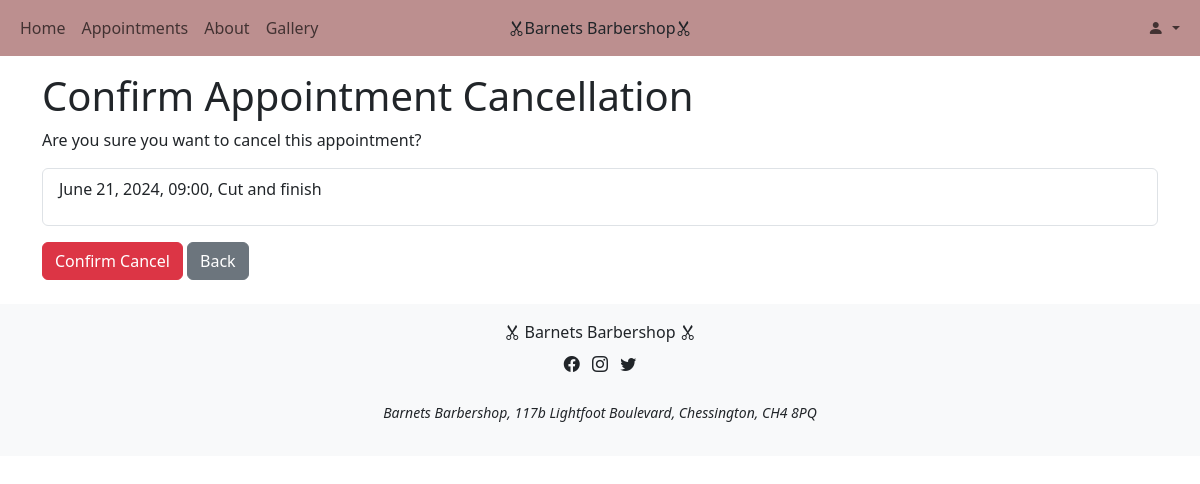
The app's page /appointments/appointments/1/cancel/ with its own data.
### appointments/models.py (models this page shows, shortened)
class appointment_booking(models.Model):
    user = models.ForeignKey(User, on_delete=models.CASCADE)
    name = models.CharField(max_length=200)
    email = models.EmailField()
    service = models.IntegerField(choices=SERVICE_OPTIONS, default=0)
    date = models.DateField(default=timezone.now)
    time = models.CharField(max_length=10, choices=TIME_SLOTS, default="09:00")
    notes = models.TextField(blank=True)
    complete = models.BooleanField(default=False)

### appointments/views.py (the view)
# urls.py: path('appointments/<int:appointment_id>/cancel/', appointment_views.appointment_cancel, name='appointments_cancel'), # noqa
def appointment_cancel(request, appointment_id):
    appointment = get_object_or_404(appointment_booking, pk=appointment_id)
    if request.method == 'POST':
        appointment.delete()
        messages.success(request, 'Appointment Cancelled')
        return redirect(reverse('appointments'))
    return render(
                request, 'appointments/confirm_cancel.html',
                {'appointment': appointment}
                    )

### appointments/templates/appointments/confirm_cancel.html (shortened to what this page needs)
{% extends "base.html" %}
{% block content %}
<br><br>
<div class="container mt-4">
    <h1>Confirm Appointment Cancellation</h1>
    <p>Are you sure you want to cancel this appointment?</p>
    <ul class="list-group mb-3">
        <li class="list-group-item">
            <p>{{ appointment.date }}, {{ appointment.time }}, {{ appointment.get_service_display }}</p>
        </li>
    </ul>
    <form method="POST">
        <input type="submit" value="Confirm Cancel" class="btn btn-danger">
        <a href="{% url 'appointments' %}" class="btn btn-secondary">Back</a>
    </form>
</div>
{% endblock %}

### static/css/base.css (style rules this page uses)
html { height: 100%; width: 100%; margin: 0; padding: 0; border: 0; }

### records on screen
appointment_booking: date "June 21, 2024", time "09:00", service "Cut and finish"
